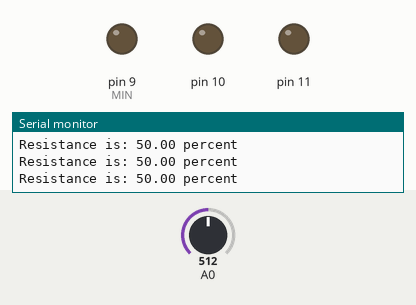
The sketch below on a simulated Arduino Uno, built with avr-gcc and run on an emulated ATmega328P. Parts: output pins drawn as LEDs (lit = HIGH), the last lines printed to the serial monitor. Dashed ring = blinking. The test bench sets the inputs (shaded band); at power-on: A0 = 512. Random numbers use the default seed unless the sketch sets one.

Above: at 1.2 s.
1.3 s: A0 set to 361
4.3 s: A0 set to 332
At 4.36 s:
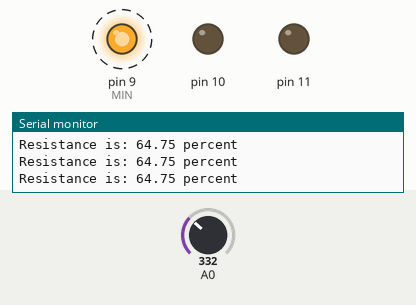
At 5.08 s:
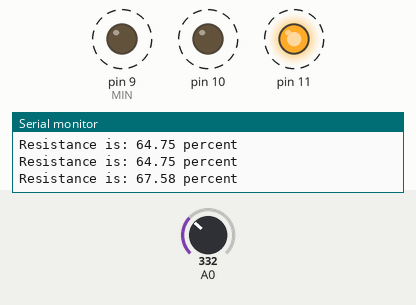
7.3 s: A0 set to 360
10.3 s: A0 set to 340
At 10.49 s:
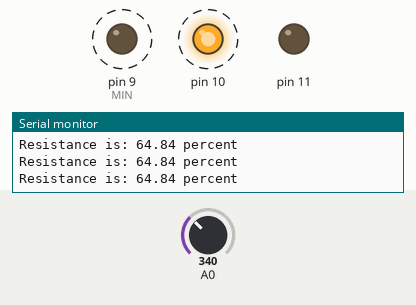
13.3 s: A0 set to 511
Timing chart, 0 to 15.8 s (numbered marks = the images above; inputs shaded):
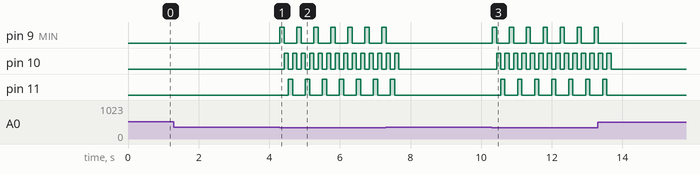

The sketch:

plant_sensor.ino
```cpp
int i;            // Used in various loops
int looper = 0;   // Keeps tally of total cycles

// Note: Only change pin numbers here. Skipping pins must be done manually.
int MIN = 9;      // Lowest Pin
int MAX = 11;     // Highest Pin

// 0: Automatically switch between all modes.  1: Set mode manually.
int manual_mode = 0;

int light_mode = 1;
  /*
  1 - Random
  2 - Descending
  3 - Ascending
  4 - Ping-pong
  5 - All-At-Once
  6 - Fade In and Out
  */


void setup() {
  for (i = MIN; i <= MAX; i++) pinMode(i, OUTPUT);  // Set all pins to output
  Serial.begin(9600);
  randomSeed(analogRead(5));    // Generates noise.
}

void loop() {
    if(check_resistance(0)) flash_lights();    // Flashes when current drops below threshold
    print_resistance();

    looper++;
    if (looper % 15 == 0 && !manual_mode) {    // Change light mode after 25 cycles
      if (light_mode == 6) light_mode = 1; else light_mode++;
    }
}


int check_resistance(int pin) {
  if (analogRead(pin) <= 350) return 1;
  else return 0;
  }

void flash_lights() {

  int random_light = random(MIN,MAX+1);
  int asc_desc = 1;    // 1: Up, 0: Down
  int difference = MAX - MIN;

  switch (light_mode) {

// Random Mode
      case 1:
        digitalWrite(random_light, HIGH);
        delay(120);
        digitalWrite(random_light, LOW);
        break;

// Descending Mode
      case 2:
        for (i = MAX; i >= MIN; i--) {
          digitalWrite(i, HIGH);
          delay(120);
          digitalWrite(i, LOW);
        }
          break;

// Ascending Mode
      case 3:
        for (i = MIN; i <= MAX; i++) {
          digitalWrite(i, HIGH);
          delay(120);
          digitalWrite(i, LOW);
        }
          break;

// Ping-Pong Mode
      case 4:
        i = MIN;
        while (i <= MAX && asc_desc == 1) {
          digitalWrite(i, HIGH);
          delay(120);
          digitalWrite(i, LOW);
          i++;
          if (i ==  MAX) asc_desc = 0;

        }
        while (i >= MIN && asc_desc == 0) {
          digitalWrite(i, HIGH);
          delay(120);
          digitalWrite(i, LOW);
          i--;
          if (i ==  MIN) asc_desc = 1;

        }
        break;

// All flash
      case 5:
        for (i = 0; i <= difference; i++) digitalWrite(MIN+i, HIGH);
        delay(120);
        for (i = 0; i <= difference; i++) digitalWrite(MIN+i, LOW);
        delay(120);
        break;

// Fading
      case 6:
      int j;
        for (i = 0; i <= 255; i++) {
          for(j = MIN; j<= MAX; j++) {
            analogWrite(j, i);
          }
          delay(2);
        }
        for (i = 255; i >= 0; i--) {
          for(j = MIN; j<= MAX; j++) {
            analogWrite(j, i);
          }
          delay(2);
        }
        break;
  }
}
void print_resistance() {
  float resistance = ((float) analogRead(0)/1024)*100;
  Serial.print("Resistance is: ");
  Serial.print(100 - resistance);
  Serial.println(" percent");
}
```

Measured:
- the behaviour switches between 351 and 350 on A0 (found by bisection; images 0 and 1)
- after the input at 4.3 s, pin 9 (MIN): alternates HIGH for 0.12 s and LOW for 0.36 s, starting at once; pin 10: alternates HIGH for 0.12 s and LOW for 0.12 s, starting after 0.12 s; pin 11: alternates HIGH for 0.12 s and LOW for 0.36 s, starting after 0.24 s
- after the input at 10.3 s, pin 9 (MIN): alternates HIGH for 0.12 s and LOW for 0.36 s, starting at once; pin 10: alternates HIGH for 0.12 s and LOW for 0.12 s, starting after 0.13 s; pin 11: alternates HIGH for 0.12 s and LOW for 0.36 s, starting after 0.25 s
